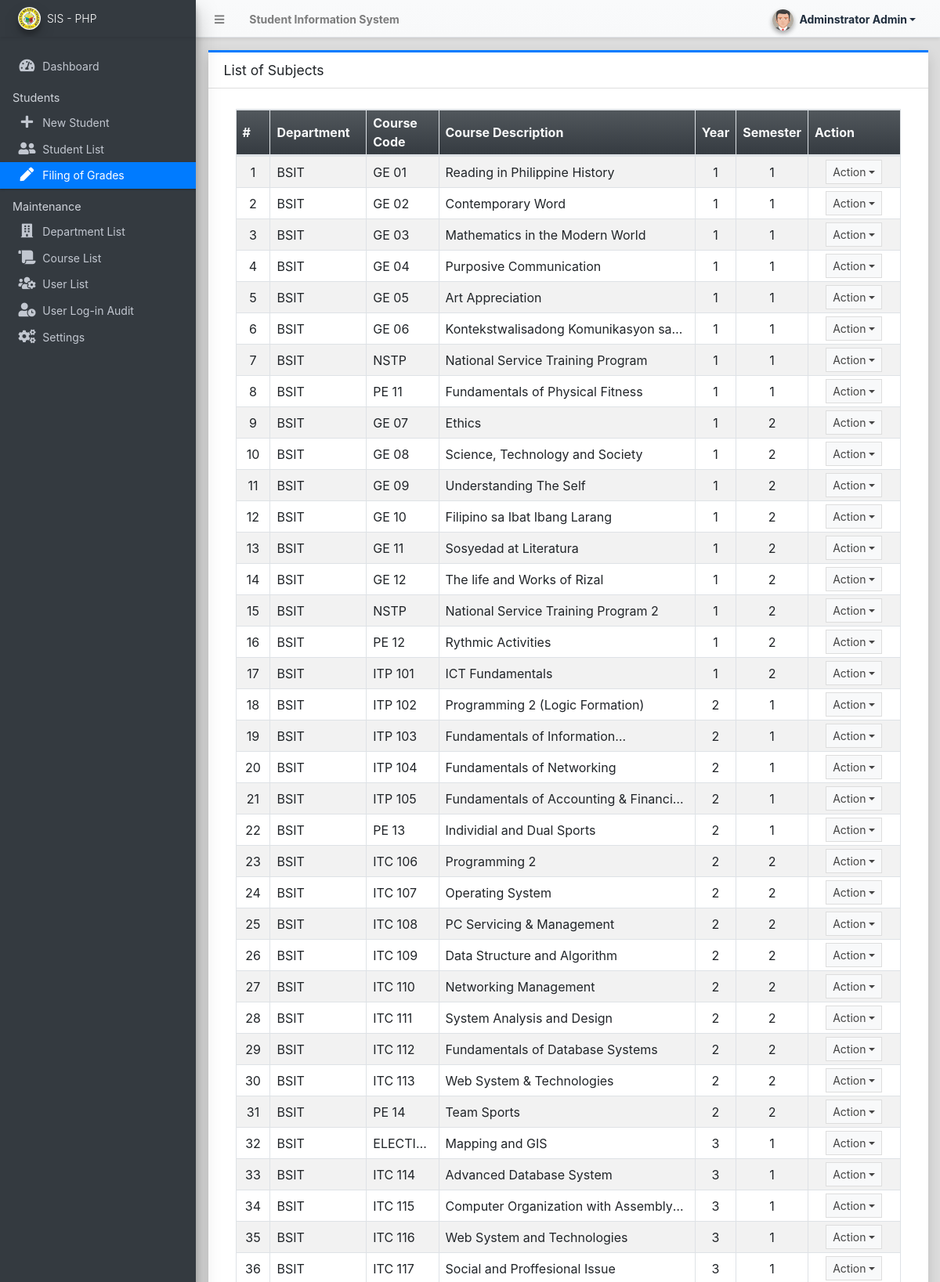
Page /admin/?page=filing (signed in, upper part) on the committed database.
### tables this page shows
CREATE TABLE `course_list` (
  `id` int(30) NOT NULL,
  `department_id` int(30) NOT NULL,
  `name` text NOT NULL,
  `description` text NOT NULL,
  `status` tinyint(1) NOT NULL DEFAULT 1,
  `delete_flag` tinyint(1) NOT NULL DEFAULT 0,
  `units` int(10) DEFAULT NULL,
  `year` int(1) DEFAULT NULL,
  `semester` text DEFAULT NULL
);

CREATE TABLE `department_list` (
  `id` int(30) NOT NULL,
  `name` text NOT NULL,
  `description` text NOT NULL,
  `status` tinyint(1) NOT NULL DEFAULT 1,
  `delete_flag` tinyint(1) NOT NULL DEFAULT 0,
  `date_created` datetime NOT NULL DEFAULT current_timestamp(),
  `date_updated` datetime DEFAULT NULL ON UPDATE current_timestamp()
);

### admin/filing/index.php (the view, shortened to what this page needs)
<div class="card card-outline card-primary rounded-0 shadow">
	<div class="card-header">
		<h3 class="card-title">List of Subjects</h3>
	</div>
	<div class="card-body">
		<div class="container-fluid">
        <div class="container-fluid">
			<table class="table table-bordered table-hover table-striped">
				<colgroup>
					<col width="5%">
					<col width="15%">
					<col width="10%">
					<col width="45%">
					<col width="5%">
					<col width="5%">
					<col width="15%">
				</colgroup>
				<thead>
					<tr class="bg-gradient-dark text-light">
						<th>#</th>
						<th>Department</th>
						<th>Course Code</th>
						<th>Course Description</th>
						<th>Year</th>
						<th>Semester</th>
						<th>Action</th>
					</tr>
				</thead>
				<tbody>
					<?php
						$i = 1;
						$qry = $conn->query("SELECT a.*,a.id as `course_id`,b.name as `dept_name`
						 					from `course_list` as a
						INNER JOIN `department_list` as b  ON a.department_id=b.id
						order by a.department_id AND a.year AND a.semester asc ");
						while($row = $qry->fetch_assoc()):
					?>
						<tr>
							<td class="text-center"><?php echo $i++; ?></td>
							<td class=""><p class="m-0 truncate-1"><?=$row['dept_name'] ?></p></td>
							<td class=""><p class="m-0 truncate-1"><?php echo $row['name'] ?></p></td>
							<td class=""><p class="m-0 truncate-1"><?php echo $row['description'] ?></p></td>
							<td class="text-center"><p class="m-0 truncate-1"><?php echo $row['year'] ?></p></td>
							<td class="text-center"><p class="m-0 truncate-1"><?php echo $row['semester'] ?></p></td>
                            <td class="px-2 py-1 align-middle text-center">
                                <button type="button" class="btn btn-flat btn-default btn-sm dropdown-toggle dropdown-icon" data-toggle="dropdown">
                                        Action
                                </button>
                            </td>
						</tr>
					<?php endwhile; ?>
				</tbody>
			</table>
		</div>
		</div>
	</div>
</div>

### rows in the picture
course_list: department.name "BSIT", name "GE 01", description "Reading in Philippine History", year "1", semester "1"
course_list: department.name "BSIT", name "GE 02", description "Contemporary Word", year "1", semester "1"
course_list: department.name "BSIT", name "GE 03", description "Mathematics in the Modern World", year "1", semester "1"
course_list: department.name "BSIT", name "GE 04", description "Purposive Communication", year "1", semester "1"
course_list: department.name "BSIT", name "GE 05", description "Art Appreciation", year "1", semester "1"
course_list: department.name "BSIT", name "GE 06", description "Kontekstwalisadong Komunikasyon…", year "1", semester "1"
course_list: department.name "BSIT", name "NSTP", description "National Service Training Program", year "1", semester "1"
course_list: department.name "BSIT", name "PE 11", description "Fundamentals of Physical Fitness", year "1", semester "1"
course_list: department.name "BSIT", name "GE 07", description "Ethics", year "1", semester "2"
course_list: department.name "BSIT", name "GE 08", description "Science, Technology and Society", year "1", semester "2"
course_list: department.name "BSIT", name "GE 09", description "Understanding The Self", year "1", semester "2"
course_list: department.name "BSIT", name "GE 10", description "Filipino sa Ibat Ibang Larang", year "1", semester "2"
course_list: department.name "BSIT", name "GE 11", description "Sosyedad at Literatura", year "1", semester "2"
course_list: department.name "BSIT", name "GE 12", description "The life and Works of Rizal", year "1", semester "2"
course_list: department.name "BSIT", name "NSTP", description "National Service Training Program 2", year "1", semester "2"
course_list: department.name "BSIT", name "PE 12", description "Rythmic Activities", year "1", semester "2"
course_list: department.name "BSIT", name "ITP 101", description "ICT Fundamentals", year "1", semester "2"
course_list: department.name "BSIT", name "ITP 102", description "Programming 2 (Logic Formation)", year "2", semester "1"
course_list: department.name "BSIT", name "ITP 103", description "Fundamentals of…", year "2", semester "1"
course_list: department.name "BSIT", name "ITP 104", description "Fundamentals of Networking", year "2", semester "1"
course_list: department.name "BSIT", name "ITP 105", description "Fundamentals of Accounting &…", year "2", semester "1"
course_list: department.name "BSIT", name "PE 13", description "Individial and Dual Sports", year "2", semester "1"
course_list: department.name "BSIT", name "ITC 106", description "Programming 2", year "2", semester "2"
course_list: department.name "BSIT", name "ITC 107", description "Operating System", year "2", semester "2"
course_list: department.name "BSIT", name "ITC 108", description "PC Servicing & Management", year "2", semester "2"
course_list: department.name "BSIT", name "ITC 109", description "Data Structure and Algorithm", year "2", semester "2"
course_list: department.name "BSIT", name "ITC 110", description "Networking Management", year "2", semester "2"
course_list: department.name "BSIT", name "ITC 111", description "System Analysis and Design", year "2", semester "2"
course_list: department.name "BSIT", name "ITC 112", description "Fundamentals of Database Systems", year "2", semester "2"
course_list: department.name "BSIT", name "ITC 113", description "Web System & Technologies", year "2", semester "2"
course_list: department.name "BSIT", name "PE 14", description "Team Sports", year "2", semester "2"
course_list: department.name "BSIT", description "Mapping and GIS", year "3", semester "1"
course_list: department.name "BSIT", name "ITC 114", description "Advanced Database System", year "3", semester "1"
course_list: department.name "BSIT", name "ITC 115", description "Computer Organization with…", year "3", semester "1"
course_list: department.name "BSIT", name "ITC 116", description "Web System and Technologies", year "3", semester "1"
course_list: department.name "BSIT", name "ITC 117", description "Social and Proffesional Issue", year "3", semester "1"

### other values in the picture
$_settings->info('name') "Student Information System"
$_settings->userdata('firstname').' '.$_settings->userdata('lastname') "Adminstrator Admin"
$_settings->info('short_name') "SIS - PHP"
